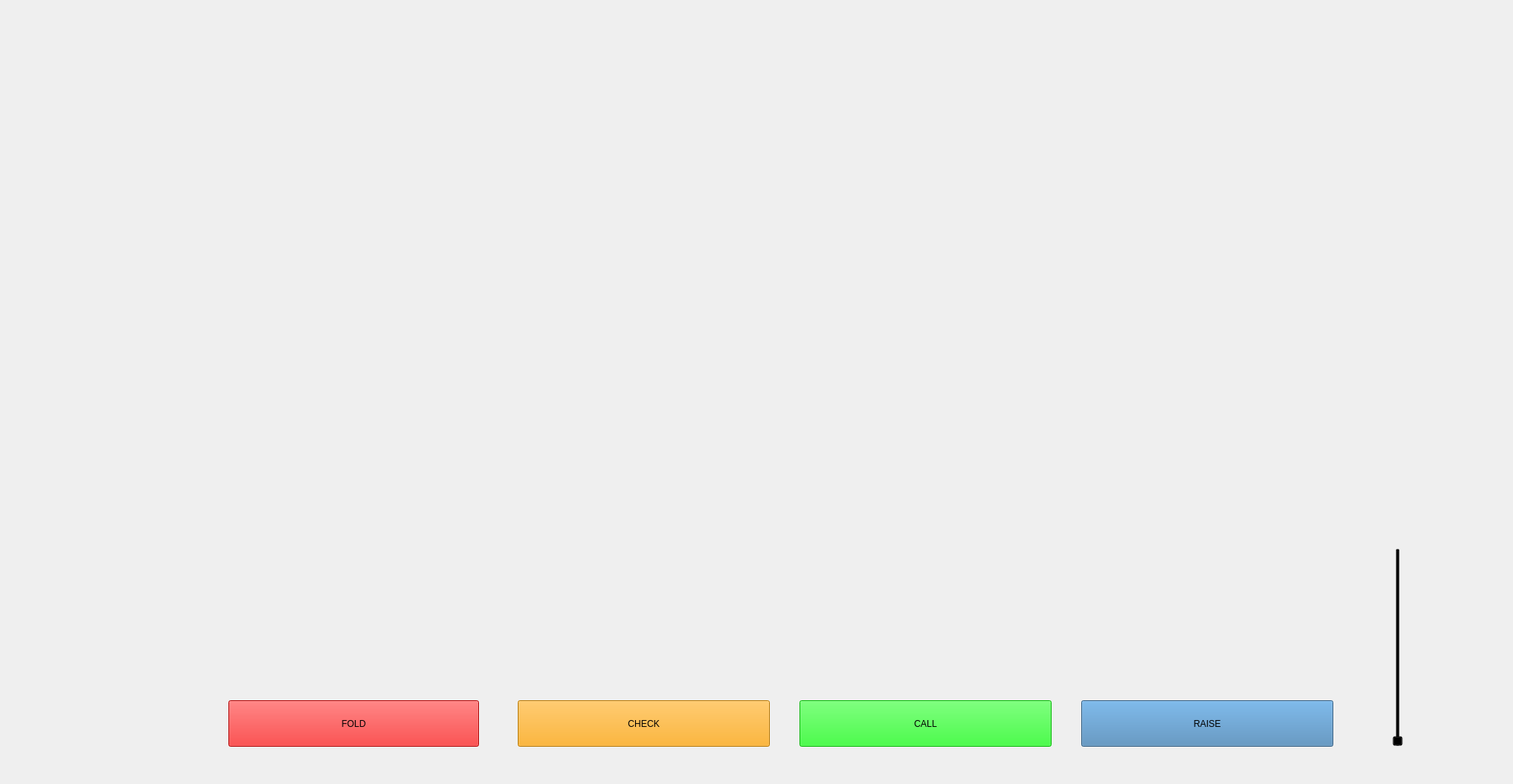
<?xml version="1.0" encoding="UTF-8"?>
<ui version="4.0">
 <class>GameBoard</class>
 <widget class="QDialog" name="GameBoard">
  <property name="geometry">
   <rect>
    <x>0</x>
    <y>0</y>
    <width>1987</width>
    <height>1030</height>
   </rect>
  </property>
  <property name="windowTitle">
   <string>Poker</string>
  </property>
  <property name="windowIcon">
   <iconset>
    <normaloff>../images/apllicationimage.png</normaloff>../images/apllicationimage.png</iconset>
  </property>
  <property name="styleSheet">
   <string notr="true">background-image: url(/home/blaugranas/poker_qt/images/table.jpg);
background-repeat: no-repeat;
background-position: center;</string>
  </property>
  <widget class="QPushButton" name="menu_button">
   <property name="geometry">
    <rect>
     <x>0</x>
     <y>0</y>
     <width>111</width>
     <height>91</height>
    </rect>
   </property>
   <property name="styleSheet">
    <string notr="true">border : none;
background : transparent;</string>
   </property>
   <property name="text">
    <string/>
   </property>
   <property name="icon">
    <iconset>
     <normaloff>../images/mune2.png</normaloff>../images/mune2.png</iconset>
   </property>
   <property name="iconSize">
    <size>
     <width>120</width>
     <height>80</height>
    </size>
   </property>
  </widget>
  <widget class="QGraphicsView" name="graphicsView">
   <property name="geometry">
    <rect>
     <x>710</x>
     <y>420</y>
     <width>601</width>
     <height>161</height>
    </rect>
   </property>
   <property name="styleSheet">
    <string notr="true">border : none;
background : transparent;</string>
   </property>
  </widget>
  <widget class="QGraphicsView" name="bot1_player_hand_view">
   <property name="geometry">
    <rect>
     <x>1150</x>
     <y>180</y>
     <width>251</width>
     <height>161</height>
    </rect>
   </property>
   <property name="styleSheet">
    <string notr="true">border : none;
background : transparent;</string>
   </property>
  </widget>
  <widget class="QGraphicsView" name="bot2_player_hand_view">
   <property name="geometry">
    <rect>
     <x>1140</x>
     <y>630</y>
     <width>251</width>
     <height>161</height>
    </rect>
   </property>
   <property name="styleSheet">
    <string notr="true">border : none;
background : transparent;</string>
   </property>
  </widget>
  <widget class="QGraphicsView" name="bot_player_hand_view">
   <property name="geometry">
    <rect>
     <x>610</x>
     <y>180</y>
     <width>251</width>
     <height>161</height>
    </rect>
   </property>
   <property name="styleSheet">
    <string notr="true">border : none;
background : transparent;</string>
   </property>
  </widget>
  <widget class="QGraphicsView" name="player_hand_view">
   <property name="geometry">
    <rect>
     <x>600</x>
     <y>630</y>
     <width>251</width>
     <height>161</height>
    </rect>
   </property>
   <property name="styleSheet">
    <string notr="true">border : none;
background : transparent;</string>
   </property>
  </widget>
  <widget class="QTextEdit" name="bot_player_nick">
   <property name="geometry">
    <rect>
     <x>620</x>
     <y>60</y>
     <width>231</width>
     <height>51</height>
    </rect>
   </property>
   <property name="font">
    <font>
     <pointsize>26</pointsize>
     <italic>true</italic>
     <bold>false</bold>
    </font>
   </property>
   <property name="styleSheet">
    <string notr="true">border : none;
background : transparent;
color : red;</string>
   </property>
   <property name="readOnly">
    <bool>true</bool>
   </property>
  </widget>
  <widget class="QTextEdit" name="bot1_player_nick">
   <property name="geometry">
    <rect>
     <x>1160</x>
     <y>70</y>
     <width>231</width>
     <height>51</height>
    </rect>
   </property>
   <property name="font">
    <font>
     <pointsize>26</pointsize>
     <italic>true</italic>
     <bold>false</bold>
    </font>
   </property>
   <property name="styleSheet">
    <string notr="true">border : none;
background : transparent;
color : red;</string>
   </property>
   <property name="readOnly">
    <bool>true</bool>
   </property>
  </widget>
  <widget class="QTextEdit" name="bot2_player_nick">
   <property name="geometry">
    <rect>
     <x>1150</x>
     <y>800</y>
     <width>241</width>
     <height>51</height>
    </rect>
   </property>
   <property name="font">
    <font>
     <pointsize>26</pointsize>
     <italic>true</italic>
     <bold>false</bold>
    </font>
   </property>
   <property name="styleSheet">
    <string notr="true">border : none;
background : transparent;
color : red;</string>
   </property>
   <property name="readOnly">
    <bool>true</bool>
   </property>
  </widget>
  <widget class="QTextEdit" name="user_player_nick">
   <property name="geometry">
    <rect>
     <x>600</x>
     <y>800</y>
     <width>241</width>
     <height>51</height>
    </rect>
   </property>
   <property name="font">
    <font>
     <pointsize>26</pointsize>
     <italic>true</italic>
     <bold>false</bold>
    </font>
   </property>
   <property name="styleSheet">
    <string notr="true">border : none;
background : transparent;
color : red;</string>
   </property>
   <property name="readOnly">
    <bool>true</bool>
   </property>
  </widget>
  <widget class="QTextEdit" name="bot_player_balance">
   <property name="geometry">
    <rect>
     <x>650</x>
     <y>120</y>
     <width>171</width>
     <height>41</height>
    </rect>
   </property>
   <property name="font">
    <font>
     <pointsize>18</pointsize>
     <italic>true</italic>
     <bold>true</bold>
    </font>
   </property>
   <property name="styleSheet">
    <string notr="true">border : none;
background : transparent;
color : red;</string>
   </property>
   <property name="readOnly">
    <bool>true</bool>
   </property>
  </widget>
  <widget class="QTextEdit" name="bot1_player_balance">
   <property name="geometry">
    <rect>
     <x>1190</x>
     <y>120</y>
     <width>171</width>
     <height>41</height>
    </rect>
   </property>
   <property name="font">
    <font>
     <pointsize>18</pointsize>
     <italic>true</italic>
     <bold>true</bold>
    </font>
   </property>
   <property name="styleSheet">
    <string notr="true">border : none;
background : transparent;
color : red;</string>
   </property>
   <property name="readOnly">
    <bool>true</bool>
   </property>
  </widget>
  <widget class="QTextEdit" name="bot2_player_balance">
   <property name="geometry">
    <rect>
     <x>1180</x>
     <y>870</y>
     <width>171</width>
     <height>41</height>
    </rect>
   </property>
   <property name="font">
    <font>
     <pointsize>18</pointsize>
     <italic>true</italic>
     <bold>true</bold>
    </font>
   </property>
   <property name="autoFillBackground">
    <bool>false</bool>
   </property>
   <property name="styleSheet">
    <string notr="true">border : none;
background : transparent;
color : red;</string>
   </property>
   <property name="readOnly">
    <bool>true</bool>
   </property>
  </widget>
  <widget class="QTextEdit" name="user_player_balance">
   <property name="geometry">
    <rect>
     <x>640</x>
     <y>870</y>
     <width>171</width>
     <height>41</height>
    </rect>
   </property>
   <property name="font">
    <font>
     <pointsize>18</pointsize>
     <italic>true</italic>
     <bold>true</bold>
    </font>
   </property>
   <property name="styleSheet">
    <string notr="true">border : none;
background : transparent;
color : red;</string>
   </property>
   <property name="readOnly">
    <bool>true</bool>
   </property>
  </widget>
  <widget class="QPushButton" name="fold_btn">
   <property name="geometry">
    <rect>
     <x>300</x>
     <y>920</y>
     <width>329</width>
     <height>61</height>
    </rect>
   </property>
   <property name="styleSheet">
    <string notr="true">background : transparent;
background-color: rgb(245,0,0);
</string>
   </property>
   <property name="text">
    <string>FOLD</string>
   </property>
  </widget>
  <widget class="QPushButton" name="check_btn">
   <property name="geometry">
    <rect>
     <x>680</x>
     <y>920</y>
     <width>331</width>
     <height>61</height>
    </rect>
   </property>
   <property name="styleSheet">
    <string notr="true">background : transparent;
background-color: rgb(255,165,0);</string>
   </property>
   <property name="text">
    <string>CHECK</string>
   </property>
  </widget>
  <widget class="QPushButton" name="call_btn">
   <property name="geometry">
    <rect>
     <x>1050</x>
     <y>920</y>
     <width>331</width>
     <height>61</height>
    </rect>
   </property>
   <property name="styleSheet">
    <string notr="true">background : transparent;
background-color: rgb(0,255,0);</string>
   </property>
   <property name="text">
    <string>CALL</string>
   </property>
  </widget>
  <widget class="QPushButton" name="raise_btn">
   <property name="geometry">
    <rect>
     <x>1420</x>
     <y>920</y>
     <width>331</width>
     <height>61</height>
    </rect>
   </property>
   <property name="styleSheet">
    <string notr="true">background : transparent;
background-color: rgb(70,130,180);</string>
   </property>
   <property name="text">
    <string>RAISE</string>
   </property>
  </widget>
  <widget class="QSlider" name="raisie_slider">
   <property name="geometry">
    <rect>
     <x>1790</x>
     <y>720</y>
     <width>91</width>
     <height>261</height>
    </rect>
   </property>
   <property name="styleSheet">
    <string notr="true">border : none;
background : transparent;
</string>
   </property>
   <property name="minimum">
    <number>0</number>
   </property>
   <property name="maximum">
    <number>1100000</number>
   </property>
   <property name="orientation">
    <enum>Qt::Vertical</enum>
   </property>
  </widget>
  <widget class="QTextEdit" name="total_sum">
   <property name="geometry">
    <rect>
     <x>940</x>
     <y>330</y>
     <width>231</width>
     <height>71</height>
    </rect>
   </property>
   <property name="font">
    <font>
     <pointsize>26</pointsize>
     <italic>true</italic>
     <bold>true</bold>
    </font>
   </property>
   <property name="styleSheet">
    <string notr="true">border : none;
background : transparent;</string>
   </property>
   <property name="readOnly">
    <bool>true</bool>
   </property>
  </widget>
 </widget>
 <resources/>
 <connections/>
</ui>
